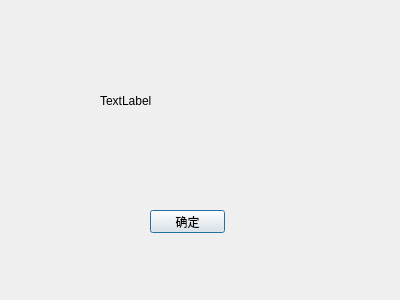
<?xml version="1.0" encoding="UTF-8"?>
<ui version="4.0">
 <class>Store</class>
 <widget class="QDialog" name="Store">
  <property name="geometry">
   <rect>
    <x>0</x>
    <y>0</y>
    <width>400</width>
    <height>300</height>
   </rect>
  </property>
  <property name="windowTitle">
   <string>Dialog</string>
  </property>
  <widget class="QPushButton" name="pushButton">
   <property name="geometry">
    <rect>
     <x>150</x>
     <y>210</y>
     <width>75</width>
     <height>23</height>
    </rect>
   </property>
   <property name="text">
    <string>确定</string>
   </property>
  </widget>
  <widget class="QLabel" name="label">
   <property name="geometry">
    <rect>
     <x>100</x>
     <y>60</y>
     <width>201</width>
     <height>81</height>
    </rect>
   </property>
   <property name="text">
    <string>TextLabel</string>
   </property>
  </widget>
 </widget>
 <resources/>
 <connections>
  <connection>
   <sender>pushButton</sender>
   <signal>clicked()</signal>
   <receiver>Store</receiver>
   <slot>accept()</slot>
   <hints>
    <hint type="sourcelabel">
     <x>187</x>
     <y>221</y>
    </hint>
    <hint type="destinationlabel">
     <x>199</x>
     <y>149</y>
    </hint>
   </hints>
  </connection>
 </connections>
</ui>
